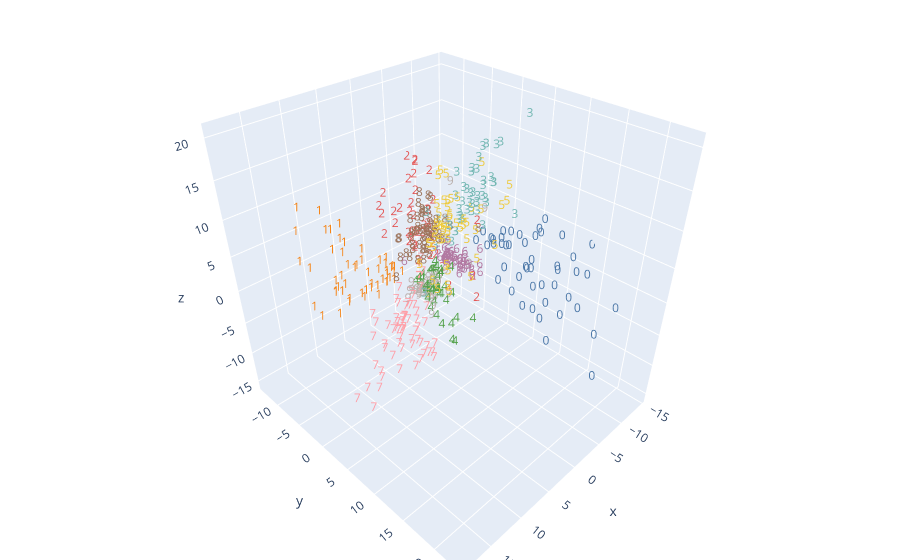

Write notebook code for a chart like this one.
### Code cell
with torch.no_grad():
  latent_test = encoder(input_test)
    
plot_latent_3d(latent_test, y_test)

### Figure 1 — Plotly figure (JSON) as saved in the notebook; plotly's stock layout.template omitted (floating-point values rounded to 4 significant figures; data arrays with more than 128 entries replaced by an {"elided": "..."} marker saying what was removed)
{"data": [{"mode": "text", "text": {"elided": "500 int values"}, "textfont": {"color": {"elided": "500 str values"}, "size": 12}, "type": "scatter3d", "x": {"elided": "500 float values"}, "y": {"elided": "500 float values"}, "z": {"elided": "500 float values"}}], "layout": {"hovermode": false, "margin": {"b": 0, "l": 0, "r": 0, "t": 0}, "scene": {"xaxis": {"showspikes": false}, "yaxis": {"showspikes": false}, "zaxis": {"showspikes": false}}}}
